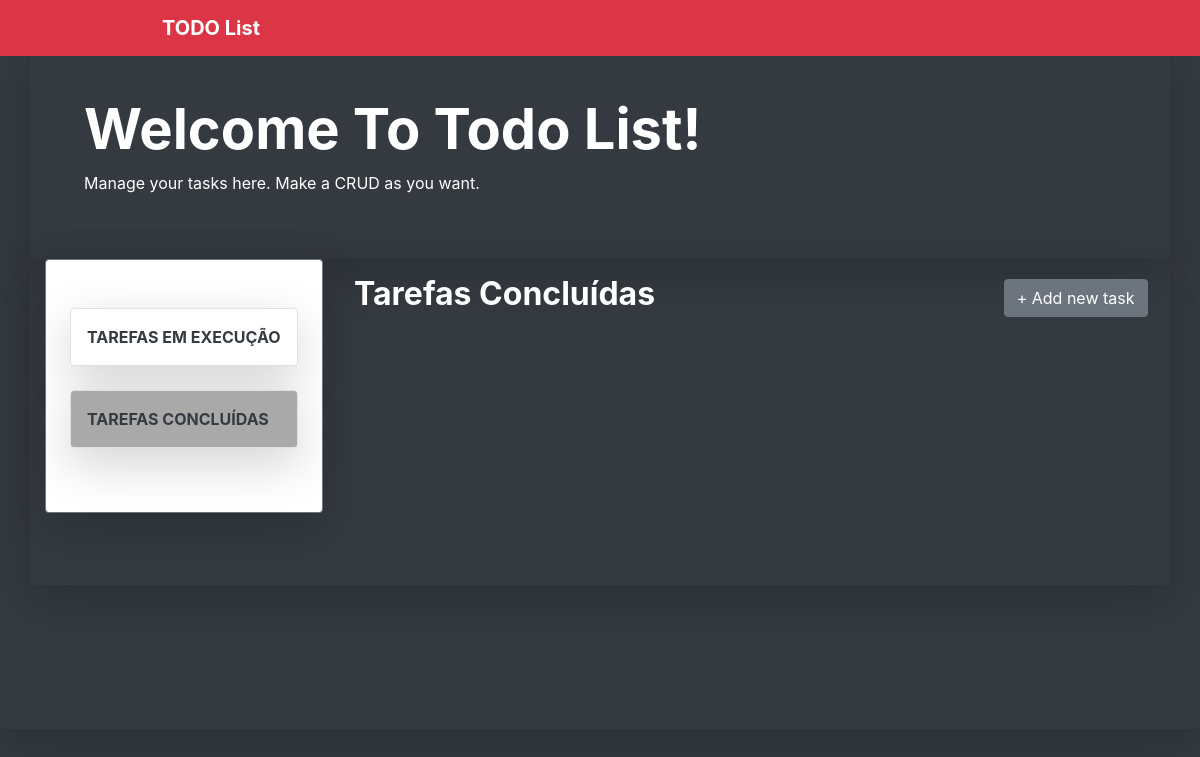
/task_done, run on an earlier commit of the app's database.
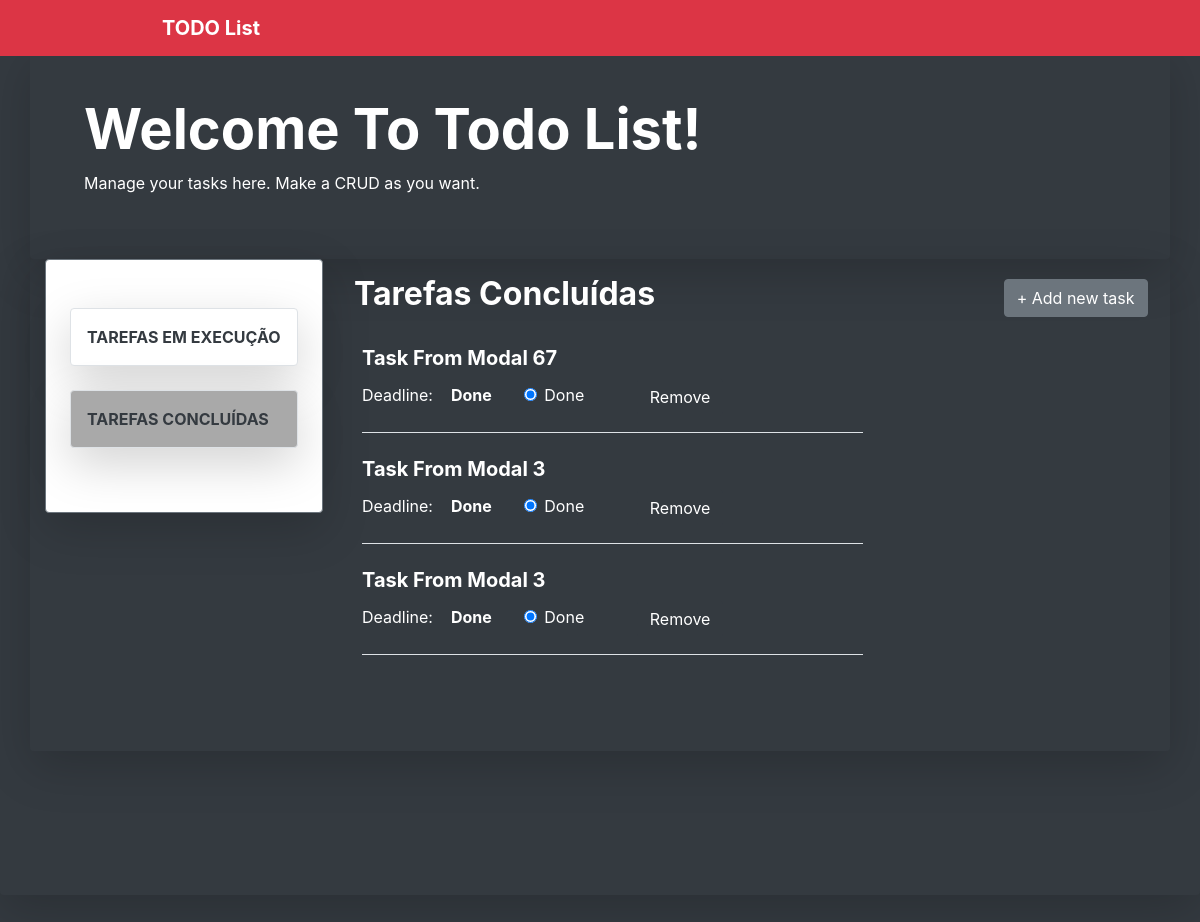
And on a later commit of the database.
### app/models/tables.py (models this page shows, shortened)
class Task(db.Model):
    __tablename__ = 'tasks'
    id = db.Column(db.Integer, primary_key=True)
    task_name = db.Column(db.String)
    description = db.Column(db.Text)
    start_date = db.Column(
        db.String,
        server_default=db.func.now(),
        nullable=False
    )
    done_status = db.Column(db.Boolean, default=False)
    deadline = db.Column(db.String, nullable=True)
    user_id = db.Column(db.Integer, db.ForeignKey('users.id'))
    task_owner = db.relationship('User', foreign_keys=user_id)

### app/controllers/default.py (the view, shortened to what this page needs)
@app.route('/task_done', methods=['GET', 'POST'])
def task_done():
    task_form = TaskForm()
    task = Task.query.all()
    return render_template(
        'task_done.html',
        task=task,
        task_form=task_form
    )

### app/models/forms.py
class TaskForm(FlaskForm):
    taskname = StringField(
        'taskname',
        validators=[DataRequired()]
    )
    description = TextField(
        'description',
        validators=[DataRequired()]
    )
    deadline = StringField(
        'deadline'
    )

### app/templates/task_done.html (shortened to what this page needs)
{% extends 'base-dashboard.html' %}
{% block content %}
<main role="main" class="shadow-lg bg-dark rounded">
    <div class="shadow-lg container bg-dark text-white py-5 rounded">
        <div class="container ml-4">
           <h1 class="display-4 font-weight-bolder text-capitalize">Welcome to todo list!</h1>
           <p>Manage your tasks here. Make a CRUD as you want.</p>
        </div>
    </div>
    <div class="shadow-lg container w-100 row mx-auto rounded">
        <div class="shadow-lg w-25 row border border-secondary py-5 mb-auto ml-0 bg-white rounded">
            <div class="list-group rounded mx-auto my-auto">
                <a class="shadow-lg border list-group-item list-group-item-action text-dark font-weight-bolder text-uppercase p-3 mb-4 rounded" href="{{ url_for('task_doing') }}">tarefas em execução</a>
                <a id="active_done" class="shadow-lg border list-group-item list-group-item-action text-dark font-weight-bolder text-uppercase p-3 mb-3 rounded" href="{{ url_for('task_done') }}">tarefas concluídas</a>
            </div>
        </div>
        <div class="w-75 mx-auto">
            <div id="btn-add" class="text-white font-weight-bold">
                <button type="button" class="btn btn-secondary" data-toggle="modal" data-target="#myModal">
                    &plus; Add new task
                </button>
            </div>
            <div id="all-task" class=" row col col-sm-8 col-md-8 col-lg-8 col-xl-8 text-white text-capitalize ml-2">
                <h2 class="display-7 text-white text-capitalize font-weight-bolder mb-3 p-3">Tarefas concluídas</h2>
                {% for t in task[::-1] %}
                    {% if t.done_status == True %}
                        <div class="ml-4 text-white text-capitalize w-100 border-bottom mb-4">
                            <a class="text-decoration-none text-white" href="#"><h5><strong>{{ t.task_name }}</strong></h5></a>
                            <p class="d-inline">Deadline: &nbsp;&nbsp; <strong>Done</strong>
                              <form class="d-inline ml-5" method="POST" onclick="{{ url_for('task_doing') }}">
                                  <label class="form-check-label">
                                     <input type="radio" class="form-check-input" name="inputRadio" checked>Done
                                  </label>
                              </form>
                              <form method="POST" class="d-inline ml-5" >
                                <button type="submit" class="btn btn-dark">Remove</button>
                              </form>
                            </p>
                        </div>
                    {% endif %}
                {% endfor %}
            </div>
        </div>
        <div class="container">
        </div>
        <br><br><br>
    </div>
    <br><br><br>
    <br><br><br>
</main>
{% endblock %}

What changed in the data, as far as the page shows it:
added Task: task_name "Task From Modal 67"
added Task: task_name "Task From Modal 3"
added Task: task_name "Task From Modal 3"
